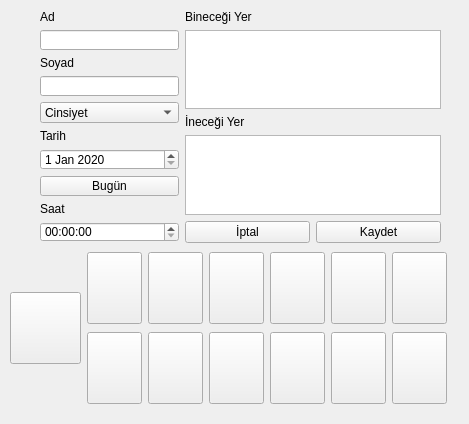
<?xml version="1.0" encoding="UTF-8"?>
<ui version="4.0">
 <class>Form</class>
 <widget class="QWidget" name="Form">
  <property name="geometry">
   <rect>
    <x>0</x>
    <y>0</y>
    <width>469</width>
    <height>424</height>
   </rect>
  </property>
  <property name="windowTitle">
   <string>Form</string>
  </property>
  <widget class="QWidget" name="layoutWidget">
   <property name="geometry">
    <rect>
     <x>40</x>
     <y>10</y>
     <width>401</width>
     <height>233</height>
    </rect>
   </property>
   <layout class="QHBoxLayout" name="horizontalLayout">
    <item>
     <layout class="QVBoxLayout" name="verticalLayout">
      <item>
       <widget class="QLabel" name="label">
        <property name="text">
         <string>Ad</string>
        </property>
       </widget>
      </item>
      <item>
       <widget class="QLineEdit" name="ad_txt"/>
      </item>
      <item>
       <widget class="QLabel" name="label_5">
        <property name="text">
         <string>Soyad</string>
        </property>
       </widget>
      </item>
      <item>
       <widget class="QLineEdit" name="soyad_txt"/>
      </item>
      <item>
       <widget class="QComboBox" name="cinsiyet_cbBox">
        <item>
         <property name="text">
          <string>Cinsiyet</string>
         </property>
        </item>
        <item>
         <property name="text">
          <string>Erkek</string>
         </property>
        </item>
        <item>
         <property name="text">
          <string>Kadın</string>
         </property>
        </item>
       </widget>
      </item>
      <item>
       <widget class="QLabel" name="label_9">
        <property name="text">
         <string>Tarih</string>
        </property>
       </widget>
      </item>
      <item>
       <widget class="QDateEdit" name="dateEdit">
        <property name="dateTime">
         <datetime>
          <hour>0</hour>
          <minute>0</minute>
          <second>0</second>
          <year>2020</year>
          <month>1</month>
          <day>1</day>
         </datetime>
        </property>
        <property name="currentSection">
         <enum>QDateTimeEdit::DaySection</enum>
        </property>
        <property name="date">
         <date>
          <year>2020</year>
          <month>1</month>
          <day>1</day>
         </date>
        </property>
       </widget>
      </item>
      <item>
       <widget class="QPushButton" name="pushButton">
        <property name="text">
         <string>Bugün</string>
        </property>
       </widget>
      </item>
      <item>
       <widget class="QLabel" name="label_10">
        <property name="text">
         <string>Saat</string>
        </property>
       </widget>
      </item>
      <item>
       <widget class="QTimeEdit" name="timeEdit"/>
      </item>
     </layout>
    </item>
    <item>
     <layout class="QVBoxLayout" name="verticalLayout_2">
      <item>
       <widget class="QLabel" name="label_7">
        <property name="text">
         <string>Bineceği Yer</string>
        </property>
       </widget>
      </item>
      <item>
       <widget class="QTextEdit" name="binis_TEdit"/>
      </item>
      <item>
       <widget class="QLabel" name="label_8">
        <property name="text">
         <string>İneceği Yer</string>
        </property>
       </widget>
      </item>
      <item>
       <widget class="QTextEdit" name="inis_TEdit"/>
      </item>
      <item>
       <layout class="QHBoxLayout" name="horizontalLayout_2">
        <item>
         <widget class="QPushButton" name="iptal_btn">
          <property name="text">
           <string>İptal</string>
          </property>
         </widget>
        </item>
        <item>
         <widget class="QPushButton" name="kaydet_btn">
          <property name="text">
           <string>Kaydet</string>
          </property>
         </widget>
        </item>
       </layout>
      </item>
     </layout>
    </item>
   </layout>
  </widget>
  <widget class="QWidget" name="">
   <property name="geometry">
    <rect>
     <x>10</x>
     <y>250</y>
     <width>437</width>
     <height>156</height>
    </rect>
   </property>
   <layout class="QHBoxLayout" name="horizontalLayout_4">
    <item>
     <widget class="QPushButton" name="koltuk11_btn_13">
      <property name="enabled">
       <bool>true</bool>
      </property>
      <property name="minimumSize">
       <size>
        <width>55</width>
        <height>72</height>
       </size>
      </property>
      <property name="autoFillBackground">
       <bool>false</bool>
      </property>
      <property name="styleSheet">
       <string notr="true">background-image: url(img/steering wheel.png);
background-position:center;
background-repeat: no-repeat;</string>
      </property>
      <property name="text">
       <string/>
      </property>
     </widget>
    </item>
    <item>
     <layout class="QHBoxLayout" name="horizontalLayout_3">
      <item>
       <layout class="QVBoxLayout" name="verticalLayout_8">
        <item>
         <widget class="QPushButton" name="koltuk_1_btn">
          <property name="minimumSize">
           <size>
            <width>55</width>
            <height>72</height>
           </size>
          </property>
          <property name="autoFillBackground">
           <bool>false</bool>
          </property>
          <property name="styleSheet">
           <string notr="true">background-image: url(img/free-seat.png);
background-position:center;
background-repeat: no-repeat;</string>
          </property>
          <property name="text">
           <string/>
          </property>
         </widget>
        </item>
        <item>
         <widget class="QPushButton" name="koltuk_2_btn">
          <property name="minimumSize">
           <size>
            <width>55</width>
            <height>72</height>
           </size>
          </property>
          <property name="autoFillBackground">
           <bool>false</bool>
          </property>
          <property name="styleSheet">
           <string notr="true">background-image: url(img/free-seat.png);
background-position:center;
background-repeat: no-repeat;</string>
          </property>
          <property name="text">
           <string/>
          </property>
         </widget>
        </item>
       </layout>
      </item>
      <item>
       <layout class="QVBoxLayout" name="verticalLayout_7">
        <item>
         <widget class="QPushButton" name="koltuk_3_btn">
          <property name="minimumSize">
           <size>
            <width>55</width>
            <height>72</height>
           </size>
          </property>
          <property name="autoFillBackground">
           <bool>false</bool>
          </property>
          <property name="styleSheet">
           <string notr="true">background-image: url(img/free-seat.png);
background-position:center;
background-repeat: no-repeat;</string>
          </property>
          <property name="text">
           <string/>
          </property>
         </widget>
        </item>
        <item>
         <widget class="QPushButton" name="koltuk_4_btn">
          <property name="minimumSize">
           <size>
            <width>55</width>
            <height>72</height>
           </size>
          </property>
          <property name="autoFillBackground">
           <bool>false</bool>
          </property>
          <property name="styleSheet">
           <string notr="true">background-image: url(img/free-seat.png);
background-position:center;
background-repeat: no-repeat;</string>
          </property>
          <property name="text">
           <string/>
          </property>
         </widget>
        </item>
       </layout>
      </item>
      <item>
       <layout class="QVBoxLayout" name="verticalLayout_6">
        <item>
         <widget class="QPushButton" name="koltuk_5_btn">
          <property name="minimumSize">
           <size>
            <width>55</width>
            <height>72</height>
           </size>
          </property>
          <property name="autoFillBackground">
           <bool>false</bool>
          </property>
          <property name="styleSheet">
           <string notr="true">background-image: url(img/free-seat.png);
background-position:center;
background-repeat: no-repeat;</string>
          </property>
          <property name="text">
           <string/>
          </property>
         </widget>
        </item>
        <item>
         <widget class="QPushButton" name="koltuk_6_btn">
          <property name="minimumSize">
           <size>
            <width>55</width>
            <height>72</height>
           </size>
          </property>
          <property name="autoFillBackground">
           <bool>false</bool>
          </property>
          <property name="styleSheet">
           <string notr="true">background-image: url(img/free-seat.png);
background-position:center;
background-repeat: no-repeat;</string>
          </property>
          <property name="text">
           <string/>
          </property>
         </widget>
        </item>
       </layout>
      </item>
      <item>
       <layout class="QVBoxLayout" name="verticalLayout_5">
        <item>
         <widget class="QPushButton" name="koltuk_7_btn">
          <property name="minimumSize">
           <size>
            <width>55</width>
            <height>72</height>
           </size>
          </property>
          <property name="autoFillBackground">
           <bool>false</bool>
          </property>
          <property name="styleSheet">
           <string notr="true">background-image: url(img/free-seat.png);
background-position:center;
background-repeat: no-repeat;</string>
          </property>
          <property name="text">
           <string/>
          </property>
         </widget>
        </item>
        <item>
         <widget class="QPushButton" name="koltuk_8_btn">
          <property name="minimumSize">
           <size>
            <width>55</width>
            <height>72</height>
           </size>
          </property>
          <property name="autoFillBackground">
           <bool>false</bool>
          </property>
          <property name="styleSheet">
           <string notr="true">background-image: url(img/free-seat.png);
background-position:center;
background-repeat: no-repeat;</string>
          </property>
          <property name="text">
           <string/>
          </property>
         </widget>
        </item>
       </layout>
      </item>
      <item>
       <layout class="QVBoxLayout" name="verticalLayout_4">
        <item>
         <widget class="QPushButton" name="koltuk_9_btn">
          <property name="minimumSize">
           <size>
            <width>55</width>
            <height>72</height>
           </size>
          </property>
          <property name="autoFillBackground">
           <bool>false</bool>
          </property>
          <property name="styleSheet">
           <string notr="true">background-image: url(img/free-seat.png);
background-position:center;
background-repeat: no-repeat;</string>
          </property>
          <property name="text">
           <string/>
          </property>
         </widget>
        </item>
        <item>
         <widget class="QPushButton" name="koltuk_10_btn">
          <property name="minimumSize">
           <size>
            <width>55</width>
            <height>72</height>
           </size>
          </property>
          <property name="autoFillBackground">
           <bool>false</bool>
          </property>
          <property name="styleSheet">
           <string notr="true">background-image: url(img/free-seat.png);
background-position:center;
background-repeat: no-repeat;</string>
          </property>
          <property name="text">
           <string/>
          </property>
         </widget>
        </item>
       </layout>
      </item>
      <item>
       <layout class="QVBoxLayout" name="verticalLayout_3">
        <item>
         <widget class="QPushButton" name="koltuk_11_btn">
          <property name="minimumSize">
           <size>
            <width>55</width>
            <height>72</height>
           </size>
          </property>
          <property name="autoFillBackground">
           <bool>false</bool>
          </property>
          <property name="styleSheet">
           <string notr="true">background-image: url(img/free-seat.png);
background-position:center;
background-repeat: no-repeat;</string>
          </property>
          <property name="text">
           <string/>
          </property>
         </widget>
        </item>
        <item>
         <widget class="QPushButton" name="koltuk_12_btn">
          <property name="minimumSize">
           <size>
            <width>55</width>
            <height>72</height>
           </size>
          </property>
          <property name="autoFillBackground">
           <bool>false</bool>
          </property>
          <property name="styleSheet">
           <string notr="true">background-image: url(img/free-seat.png);
background-position:center;
background-repeat: no-repeat;</string>
          </property>
          <property name="text">
           <string/>
          </property>
         </widget>
        </item>
       </layout>
      </item>
     </layout>
    </item>
   </layout>
  </widget>
 </widget>
 <resources/>
 <connections/>
</ui>
